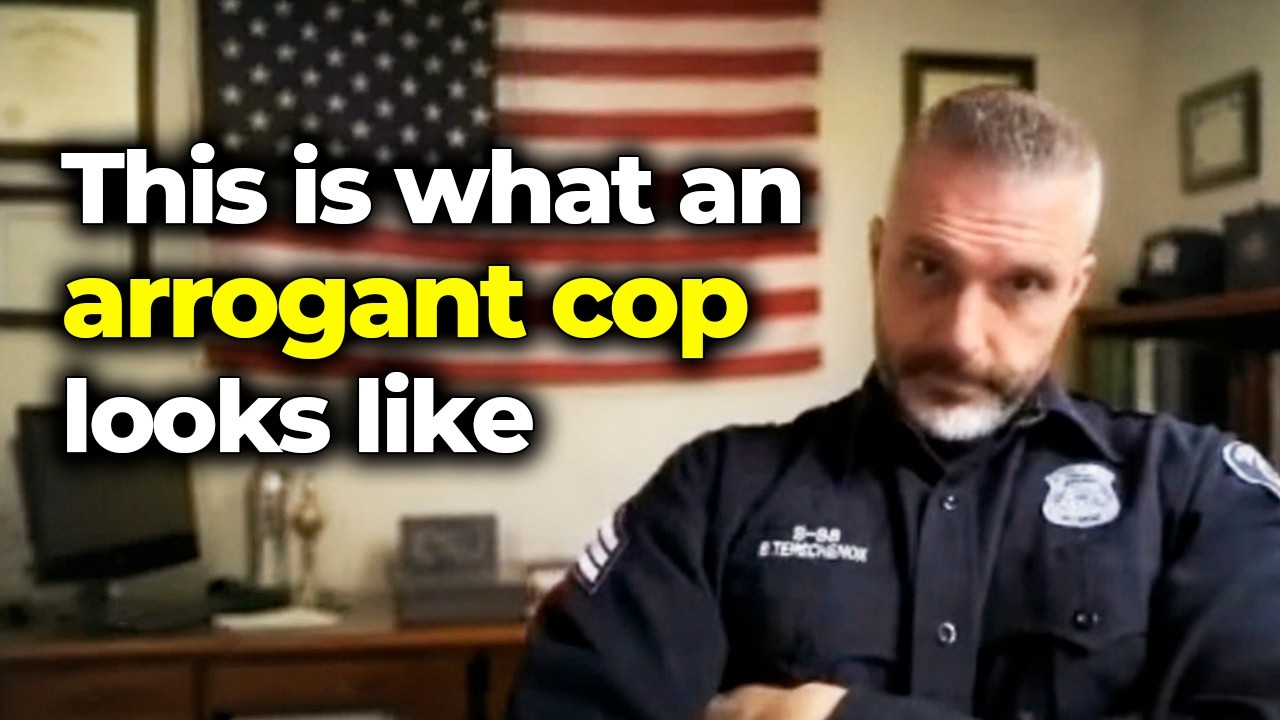
#> input picture scripts/._eval_tmp.png, 1280 x 720 px
$ python -i verify_Q1_noregroup.py   (imports and definitions only)   (older library calls are emulated)
#> lines starting #> are read from the running program, lines starting #| are printed output that depends on the picture; after the words box and inside, x2 and y2 are one past the last pixel; in counts of white or black regions, pixels touching at a corner belong together
### research/measured/surface/edgeprof.py
"""Edge-profile analysis: measures the ACTUAL sharpening signature of an image.

For each strong, locally-straight step edge we sample the luma profile along the
gradient normal for +/-12 px, normalise it to the step, and report:
  rise_10_90  : distance in px from 10% to 90% of the step  (acutance / effective radius)
  overshoot   : peak excursion beyond the bright plateau, as % of step height
  undershoot  : peak excursion below the dark plateau, as % of step height
  halo_radius : distance from the edge centre to the overshoot peak (= USM radius)
Also measures alpha-matte contour quality when an RGBA cutout is supplied.
"""
import sys, glob, json, os
import numpy as np, cv2


def profiles(Y, n_target=4000, half=12, seed=0):
    Yf = Y.astype(np.float32)
    sm = cv2.GaussianBlur(Yf, (0, 0), 1.2)
    gx = cv2.Sobel(sm, cv2.CV_32F, 1, 0, 3) / 4.0
    gy = cv2.Sobel(sm, cv2.CV_32F, 0, 1, 3) / 4.0
    g = np.hypot(gx, gy)
    thr = np.percentile(g, 99.5)
    ys, xs = np.nonzero(g >= thr)
    keep = (xs > half + 2) & (xs < Y.shape[1] - half - 2) & (ys > half + 2) & (ys < Y.shape[0] - half - 2)
    ys, xs = ys[keep], xs[keep]
    if len(ys) == 0:
        return None
    rng = np.random.default_rng(seed)
    if len(ys) > n_target:
        idx = rng.choice(len(ys), n_target, replace=False)
        ys, xs = ys[idx], xs[idx]
    nx = gx[ys, xs] / np.maximum(g[ys, xs], 1e-6)
    ny = gy[ys, xs] / np.maximum(g[ys, xs], 1e-6)
    ts = np.arange(-half, half + 1, 0.5, dtype=np.float32)
    P = np.empty((len(ys), len(ts)), np.float32)
    for k, t in enumerate(ts):
        mx = (xs + nx * t).astype(np.float32)
        my = (ys + ny * t).astype(np.float32)
        P[:, k] = cv2.remap(Yf, mx.reshape(-1, 1), my.reshape(-1, 1),
                            cv2.INTER_LINEAR, borderMode=cv2.BORDER_REPLICATE).ravel()
    return P, ts


def analyse(Y, seed=0):
    r = profiles(Y, seed=seed)
    if r is None:
        return {}
    P, ts = r
    lo = P[:, :3].mean(1)          # far dark side (t = -12..-11)
    hi = P[:, -3:].mean(1)         # far bright side
    step = hi - lo
    good = step > 25               # only real steps
    if good.sum() < 50:
        return {'n_edges': int(good.sum())}
    P = P[good]; lo = lo[good]; hi = hi[good]; step = step[good]
    N = (P - lo[:, None]) / step[:, None]      # 0 at dark plateau, 1 at bright plateau
    mean_prof = N.mean(0)
    # 10-90 rise measured on the mean normalised profile
    c = len(ts) // 2

    def cross(level):
        for i in range(1, len(ts)):
            if mean_prof[i - 1] < level <= mean_prof[i]:
                f = (level - mean_prof[i - 1]) / (mean_prof[i] - mean_prof[i - 1] + 1e-9)
                return ts[i - 1] + f * (ts[i] - ts[i - 1])
        return None
    t10, t90 = cross(0.1), cross(0.9)
    out = {'n_edges': int(len(P))}
    if t10 is not None and t90 is not None:
        out['rise_10_90_px'] = float(t90 - t10)
    over = mean_prof[c + 1:].max() - 1.0
    j = int(np.argmax(mean_prof[c + 1:]))
    under = 0.0 - mean_prof[:c].min()
    k = int(np.argmin(mean_prof[:c]))
    out['overshoot_pct'] = float(over * 100)
    out['undershoot_pct'] = float(under * 100)
    out['overshoot_radius_px'] = float(ts[c + 1 + j])
    out['undershoot_radius_px'] = float(abs(ts[k]))
    out['mean_step_adu'] = float(step.mean())
    out['profile'] = [round(float(v), 4) for v in mean_prof]
    out['ts'] = [float(v) for v in ts]
    return out


# [24 lines left out: function alpha_contour, not called in this run]


# [29 lines that do not run on import are left out]

### scripts/archive/verify_Q1_noregroup.py
"""Gates for Q1_noregroup, measured off the SHIPPED FILE wherever possible.

Nothing here trusts the builder's own log.  The arrow and the type are read back
out of the rendered JPEG by colour; the people are re-derived from the source
tiles with the same MIT matte the builder used; the composition check compares
the delivered plate against a geometric re-derivation of the crop window and
reports the phase-correlation offset, which is what a moved person would show up
as.

  1  exactly 1280x720
  2  no type touching a face
  3  the arrow has ZERO pixels on a person, and its ray reaches the defendant
  4  flat-area chroma deviation under 3.5
  5  the defendant's silhouette lost less than 1% of its area

Then, not gates but reported next to the reference band measured over 24
top-tier YouTube thumbnails, because "next level quality and detail wise" is the
actual brief and it is a measurable claim.
"""

from __future__ import annotations

import argparse
import json
import math
import sys
from pathlib import Path

import cv2
import numpy as np
from PIL import Image, ImageDraw, ImageFont

ROOT = Path(__file__).resolve().parents[1]
sys.path.insert(0, str(ROOT / "scripts"))
import thumb_Q1_noregroup as Q  # noqa: E402

W, H = 1280, 720
PASS, FAIL = [], []


def gate(n, ok, msg):
    (PASS if ok else FAIL).append(n)
    print(f"  [{'PASS' if ok else 'FAIL'}] gate {n}: {msg}")


# ---------------------------------------------------------------- metrics
# [34 lines left out: functions _flat, chroma_blocking, chroma_neutral, not called in this run]


def bandpass(Y, sigmas=(1, 2, 4, 8)):
    prev = cv2.GaussianBlur(Y, (0, 0), 0.5)
    out = {}
    for s in sigmas:
        cur = cv2.GaussianBlur(Y, (0, 0), s)
        out[f"band_s{s}"] = float(np.sqrt(((prev - cur) ** 2).mean()))
        prev = cur
    return out


def spectrum(Y):
    y = Y - Y.mean()
    win = np.outer(np.hanning(y.shape[0]), np.hanning(y.shape[1]))
    P = np.abs(np.fft.fftshift(np.fft.fft2(y * win))) ** 2
    cy, cx = np.array(P.shape) // 2
    yy, xx = np.indices(P.shape)
    r = np.hypot(yy - cy, xx - cx)
    fr = r / (2.0 * min(P.shape) / 2.0)          # cycles/px, 0.5 = Nyquist
    mid = P[(fr >= 0.06) & (fr < 0.125)].mean()
    hi = P[(fr >= 0.25) & (fr < 0.5)].mean()
    return {"spec_hi_over_mid": float(hi / max(mid, 1e-12))}


def grain(bgr):
    ycc = cv2.cvtColor(bgr, cv2.COLOR_BGR2YCrCb).astype(np.float32)
    Y = ycc[:, :, 0]
    loc = cv2.GaussianBlur(Y, (0, 0), 6)
    var = cv2.GaussianBlur(Y * Y, (0, 0), 6) - loc * loc
    sd = np.sqrt(np.maximum(var, 0))
    m = sd <= np.percentile(sd, 35)

    def res(c):
        b = cv2.GaussianBlur(cv2.medianBlur(c.astype(np.float32), 5), (0, 0), 1.0)
        return c.astype(np.float32) - b

    R = res(Y)
    half = 8
    acfm = np.zeros((2 * half + 1, 2 * half + 1))
    for dy in range(-half, half + 1):
        for dx in range(-half, half + 1):
            mm = m & np.roll(np.roll(m, dy, 0), dx, 1)
            if mm.sum() < 500:
                continue
            acfm[dy + half, dx + half] = float(
                (R * np.roll(np.roll(R, dy, 0), dx, 1))[mm].sum() / mm.sum())
    c0 = acfm[half, half]
    acfm = acfm / max(c0, 1e-9)
    yy, xx = np.indices(acfm.shape)
    d = np.hypot(yy - half, xx - half)
    prof = [acfm[(d >= r - .5) & (d < r + .5)].mean() for r in range(half + 1)]
    fw = 2.0 * half
    for r in range(1, len(prof)):
        if prof[r] < 0.5:
            fw = 2 * ((r - 1) + (prof[r - 1] - .5) / max(prof[r - 1] - prof[r], 1e-9))
            break
    sl = float(np.sqrt((R[m] ** 2).mean()))
    sc = float(np.sqrt((res(ycc[:, :, 1])[m] ** 2).mean()
                       + (res(ycc[:, :, 2])[m] ** 2).mean()) / math.sqrt(2))
    return {"grain_sigma": float(math.sqrt(max(c0, 0))), "grain_fwhm_px": float(fw),
            "grain_chroma_frac": sc / max(sl, 1e-6)}


def edge_rise(Y):
    """10-90 rise distance across strong steps, using the reference
    implementation in research/measured/surface/edgeprof.py so the number is
    directly comparable with the 24-thumbnail band it is scored against.

    My first attempt normalised each profile to its own local min/max over
    +/-6 px and returned 7.0 px on the SHIPPED file, against the 1.65 px the
    research pass measured on the same file - so it was measuring something
    else.  Using their code removes that disagreement.
    """
    sys.path.insert(0, str(ROOT / "research" / "measured" / "surface"))
    import edgeprof
    a = edgeprof.analyse(Y.astype(np.float32))
    return {"edge_rise_px": float(a.get("rise_10_90_px", float("nan"))),
            "overshoot_pct": float(a.get("overshoot_pct", float("nan"))),
            "undershoot_pct": float(a.get("undershoot_pct", float("nan")))}


def surface(path, crop=(0, 0.45, 1, 1)):
#> called with path = '../._eval_tmp.png', crop = (0, 0.45, 1, 1)
    bgr = cv2.imread(str(path))
#> bgr is the input picture: shape (720, 1280, 3); mean B, G, R 71.8, 89.7, 104.1
    h, w = bgr.shape[:2]
    x0, y0, x1, y1 = crop
    sub = bgr[int(y0 * h):int(y1 * h), int(x0 * w):int(x1 * w)]
    Y = cv2.cvtColor(sub, cv2.COLOR_BGR2GRAY).astype(np.float32)
    d = {}
    d.update(bandpass(Y))
#> after the loop in bandpass, `for s in sigmas:`: out = {'band_s1': 4.67, 'band_s2': 6.35, 'band_s4': 9.92, 'band_s8': 14.5}
    d.update(spectrum(Y))
#> in spectrum, `mid = P[(fr >= 0.06) & (fr < 0.125)].mean()`: mid = 2.38e+09
#> in spectrum, `hi = P[(fr >= 0.25) & (fr < 0.5)].mean()`: hi = 20671808.1
    d.update(grain(sub))
#> in grain, `ycc = cv2.cvtColor(bgr, cv2.COLOR_BGR2YCrCb).astype(np.float32)`:
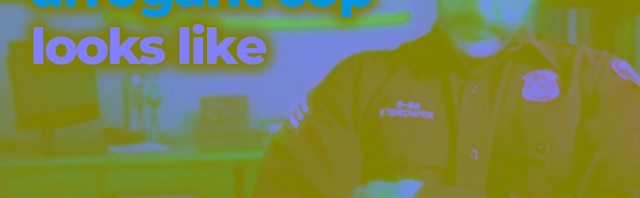
#> ycc: shape (396, 1280, 3) float32 (shown at 1/2 size); mean B, G, R 73.8, 133.1, 122.4
#> in grain, `loc = cv2.GaussianBlur(Y, (0, 0), 6)`:
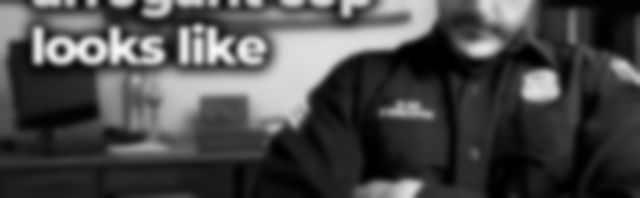
#> loc: shape (396, 1280) float32 (shown at 1/2 size); min 0.000532, max 248.9, mean 73.8
#> in grain, `m = sd <= np.percentile(sd, 35)`:
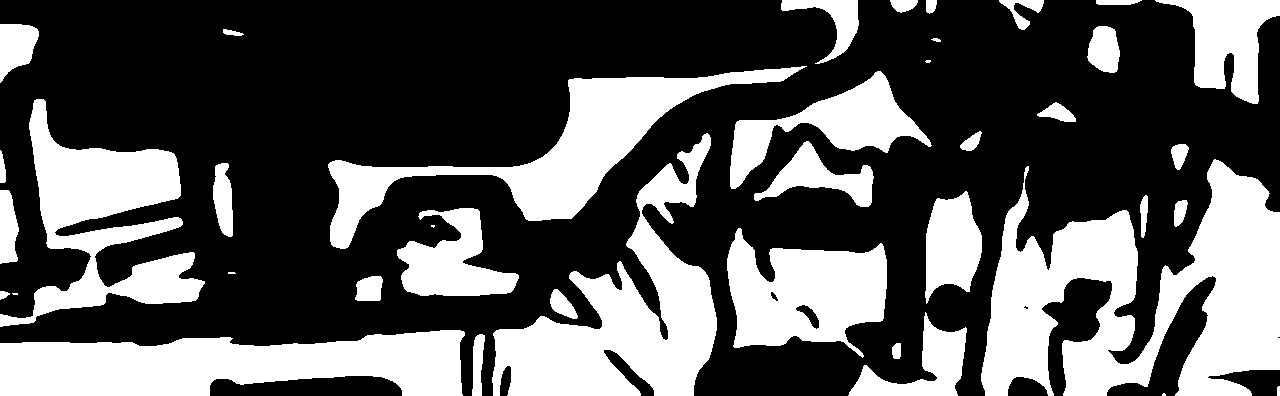
#> m: shape (396, 1280) bool; 35% white; 40 white regions (5 under 20 px), largest, box (x1, y1, x2, y2) and area: (981, 159, 1280, 396) 38596, (492, 133, 717, 396) 23981, (0, 330, 465, 396) 22561
#> in res, `return c.astype(np.float32) - b`:
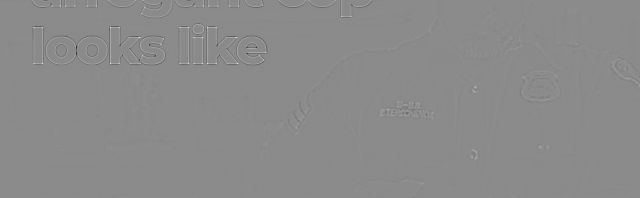
#> returned value: shape (396, 1280) float32 (shown at 1/2 size); min -243.3, max 203.2, mean 0; drawn with min black and max white
#> in grain, `c0 = acfm[half, half]`: c0 = 0.798
#> in grain, `prof = [acfm[(d >= r - .5) & (d < r + .5)].mean() for r in range(half ..`: prof = [1, 0.358, 0.0256, -0.0251, 0.00146, 0.0221, 0.00764, 0.00139, -0.00189]
#> the loop in grain, `for r in range(1, len(prof)):` made 1 pass
#> fw on pass 1: 1.56
#> in grain, `sl = float(np.sqrt((R[m] ** 2).mean()))`: sl = 0.894
#> in res (call 3), `return c.astype(np.float32) - b`:
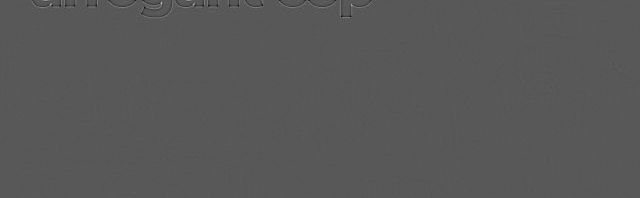
#> returned value: shape (396, 1280) float32 (shown at 1/2 size); min -39.03, max 73.75, mean 0; drawn with min black and max white
#> in grain, `sc = float(np.sqrt((res(ycc[:, :, 1])[m] ** 2).mean() + (res(ycc[:, :,..`: sc = 0.307
    d.update(edge_rise(Y))
#> in profiles, `g = np.hypot(gx, gy)`:
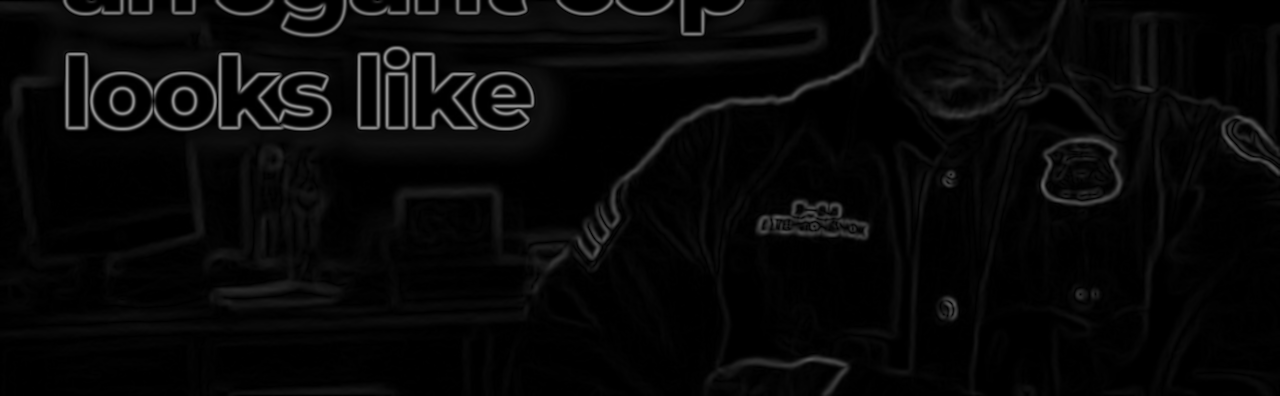
#> g: shape (396, 1280) float32; min 0, max 145.9, mean 8.2
#> in profiles, `thr = np.percentile(g, 99.5)`: thr = 134.4
#> in profiles, `ys, xs = np.nonzero(g >= thr)`: ys = 2535 values from 47 to 129; xs = 2535 values, max 532 at index 1258, min 66 at index 591, mean 300.6
#> in profiles, `nx = gx[ys, xs] / np.maximum(g[ys, xs], 1e-6)`: nx = 2535 values, max 1 at index 140, min -1 at index 168, mean 0.138
#> in profiles, `ny = gy[ys, xs] / np.maximum(g[ys, xs], 1e-6)`: ny = 2535 values, max 1 at index 32, min -1 at index 1548, mean 0.00764
#> in analyse, `P, ts = r`: ts = 50 values from -12 to 12.5
#> in analyse, `lo = P[:, :3].mean(1)`: lo = 2535 values, max 255 at index 125, min 0 at index 230, mean 113.7
#> in analyse, `hi = P[:, -3:].mean(1)`: hi = 2535 values, max 255 at index 1, min 0 at index 1547, mean 243.6
#> in analyse, `step = hi - lo`: step = 2535 values, max 255 at index 283, min -255 at index 1547, mean 129.9
#> in analyse, `lo = lo[good]`: lo = 1588 values, max 226.3 at index 1065, min 0 at index 183, mean 32.84
#> in analyse, `hi = hi[good]`: hi = 1588 values, max 255 at index 1, min 122.7 at index 310, mean 253.7
#> in analyse, `step = step[good]`: step = 1588 values, max 255 at index 218, min 25.45 at index 1065, mean 220.9
#> in analyse, `mean_prof = N.mean(0)`: mean_prof = 50 values, max 1.01 at index 42, min -0.211 at index 21, mean 0.452
#> in analyse, `c = len(ts) // 2`: c = 25
#> the loop in cross, `for i in range(1, len(ts)):` made 24 passes
#> f on pass 24: 0.00559
#> the loop in cross, `for i in range(1, len(ts)):` made 26 passes
#> f on pass 26: 0.706
#> in analyse, `t10, t90 = cross(0.1), cross(0.9)`: t10 = -0.497; t90 = 0.853
#> in analyse, `out = {'n_edges': int(len(P))}`: out = {'n_edges': 1588}
#> in analyse, `over = mean_prof[c + 1:].max() - 1.0`: over = 0.00991
#> in analyse, `j = int(np.argmax(mean_prof[c + 1:]))`: j = 16
#> in analyse, `under = 0.0 - mean_prof[:c].min()`: under = 0.211
#> in analyse, `k = int(np.argmin(mean_prof[:c]))`: k = 21
#> in edge_rise, `a = edgeprof.analyse(Y.astype(np.float32))`: a = 9 items
    return d


# YouTube reference band, plate region, n=24 maxresdefault.jpg, measured
# 2026-08-29 by research/measured/surface/surfmeas.py + grainchar.py.
YT = {
    "band_s1": (4.54, 6.21, 10.5), "band_s2": (5.14, 7.20, 9.82),
    "spec_hi_over_mid": (0.0130, 0.0271, 0.0781),
    "grain_sigma": (1.43, 4.40, 7.16), "grain_fwhm_px": (1.04, 1.18, 1.54),
    "grain_chroma_frac": (0.054, 0.102, 0.341),
    "edge_rise_px": (0.90, 1.27, 1.86),
    "overshoot_pct": (12.1, 34.8, 70.3), "undershoot_pct": (0.65, 12.65, 44.56),
}


# [186 lines left out: function main, not called in this run]


# [2 lines not run here, left out]

>>> result = surface('../._eval_tmp.png')
#> result = 11 items

$ run again, on tools/fixtures/rejected_2026_09_02/CLAYTON_thumb.photo.jpg
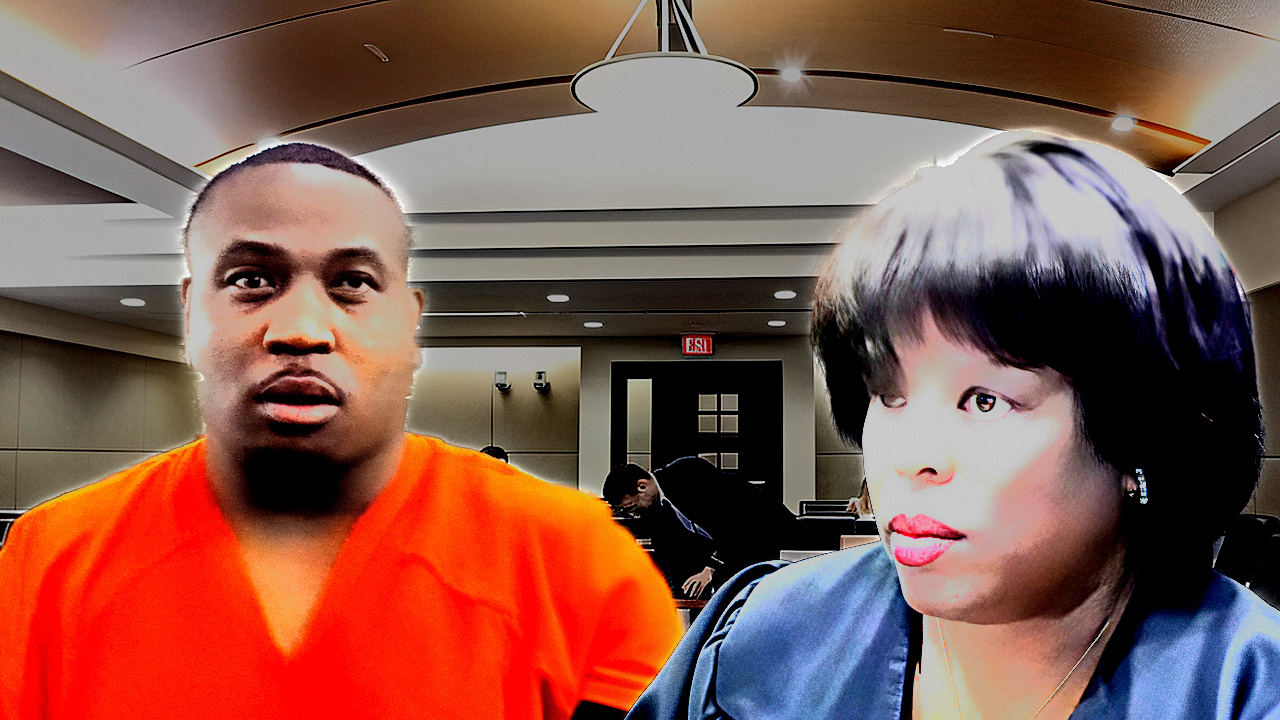
#> input picture tools/fixtures/rejected_2026_09_02/CLAYTON_thumb.photo.jpg, 1280 x 720 px
#> in surface, bgr is the input picture: shape (720, 1280, 3); mean B, G, R 79.1, 89.3, 133
#> after the loop in bandpass, `for s in sigmas:`: out = {'band_s1': 5.47, 'band_s2': 5.8, 'band_s4': 6.91, 'band_s8': 9.14}
#> mid = 2.07e+09
#> in spectrum, `hi = P[(fr >= 0.25) & (fr < 0.5)].mean()`: hi = 64086414.4
#> in grain, `m = sd <= np.percentile(sd, 35)`:
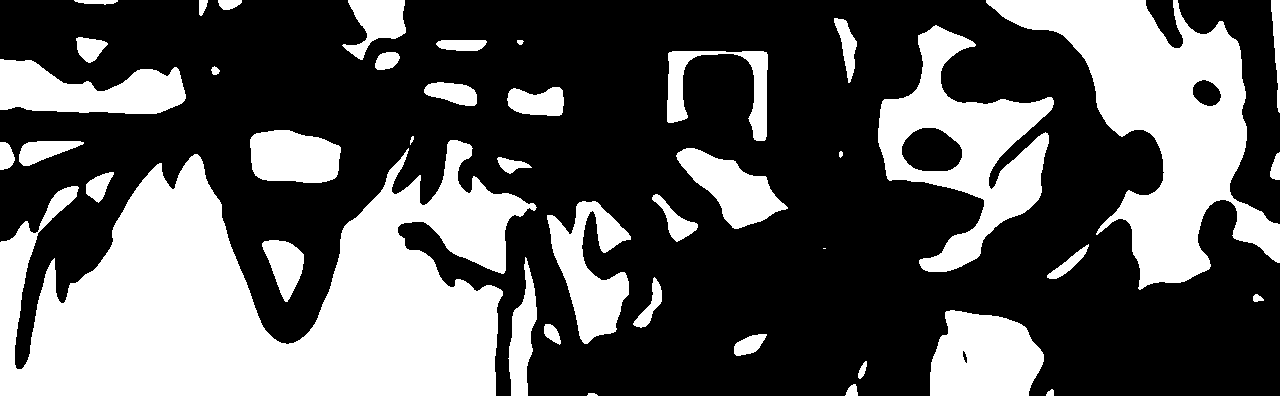
#> m: shape (396, 1280) bool; 35% white; 42 white regions (1 under 20 px), largest, box (x1, y1, x2, y2) and area: (0, 140, 537, 396) 79711, (986, 0, 1280, 290) 32965, (878, 25, 1054, 272) 16975
#> c0 = 9.28
#> prof = [1, 0.0252, -0.0642, 0.00979, 0.00438, 0.0122, 0.00463, 0.000831, 0.000571]
#> the loop in grain, `for r in range(1, len(prof)):` made 1 pass
#> fw on pass 1: 1.03
#> sl = 3.05
#> sc = 1.85
#> in profiles, `g = np.hypot(gx, gy)`:
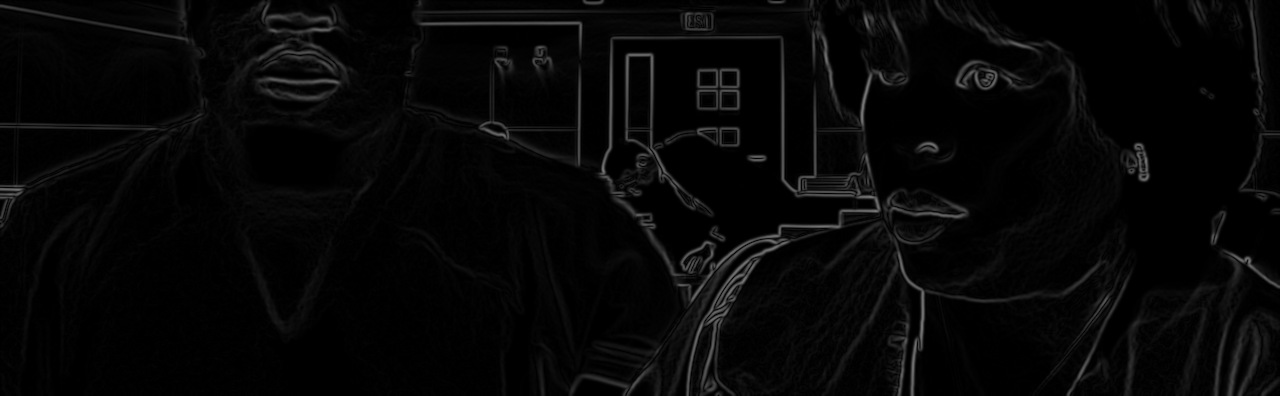
#> g: shape (396, 1280) float32; min 0, max 122.5, mean 7
#> thr = 84.73
#> in profiles, `ys, xs = np.nonzero(g >= thr)`: ys = 2535 values from 17 to 395; xs = 2535 values, max 1275 at index 1946, min 0 at index 1029, mean 772.6
#> in profiles, `ys, xs = ys[keep], xs[keep]`: ys = 2472 values from 17 to 381; xs = 2472 values, max 1265 at index 1850, min 15 at index 1032, mean 778.3
#> nx = 2472 values, max 1 at index 252, min -1 at index 305, mean 0.162
#> ny = 2472 values, max 1 at index 49, min -1 at index 1101, mean 0.264
#> ts = 50 values from -12 to 12.5
#> in analyse, `lo = P[:, :3].mean(1)`: lo = 2472 values, max 203.1 at index 1844, min 0 at index 107, mean 44.34
#> in analyse, `hi = P[:, -3:].mean(1)`: hi = 2472 values, max 225.1 at index 1054, min 0 at index 676, mean 132
#> in analyse, `step = hi - lo`: step = 2472 values, max 204.4 at index 1382, min -201.9 at index 1844, mean 87.65
#> in analyse, `lo = lo[good]`: lo = 1876 values, max 196.9 at index 863, min 0 at index 105, mean 29.67
#> in analyse, `hi = hi[good]`: hi = 1876 values, max 225.1 at index 863, min 25.16 at index 1127, mean 159.2
#> in analyse, `step = step[good]`: step = 1876 values, max 204.4 at index 1132, min 25.16 at index 1127, mean 129.5
#> mean_prof = 50 values, max 1.34 at index 27, min -0.481 at index 20, mean 0.426
#> c = 25
#> the loop in cross, `for i in range(1, len(ts)):` made 24 passes
#> f on pass 24: 0.373
#> the loop in cross, `for i in range(1, len(ts)):` made 26 passes
#> f on pass 26: 0.135
#> t10 = -0.313; t90 = 0.568
#> in analyse, `out = {'n_edges': int(len(P))}`: out = {'n_edges': 1876}
#> over = 0.343
#> j = 1
#> under = 0.481
#> k = 20
#> a = 9 items
#> result = 11 items
